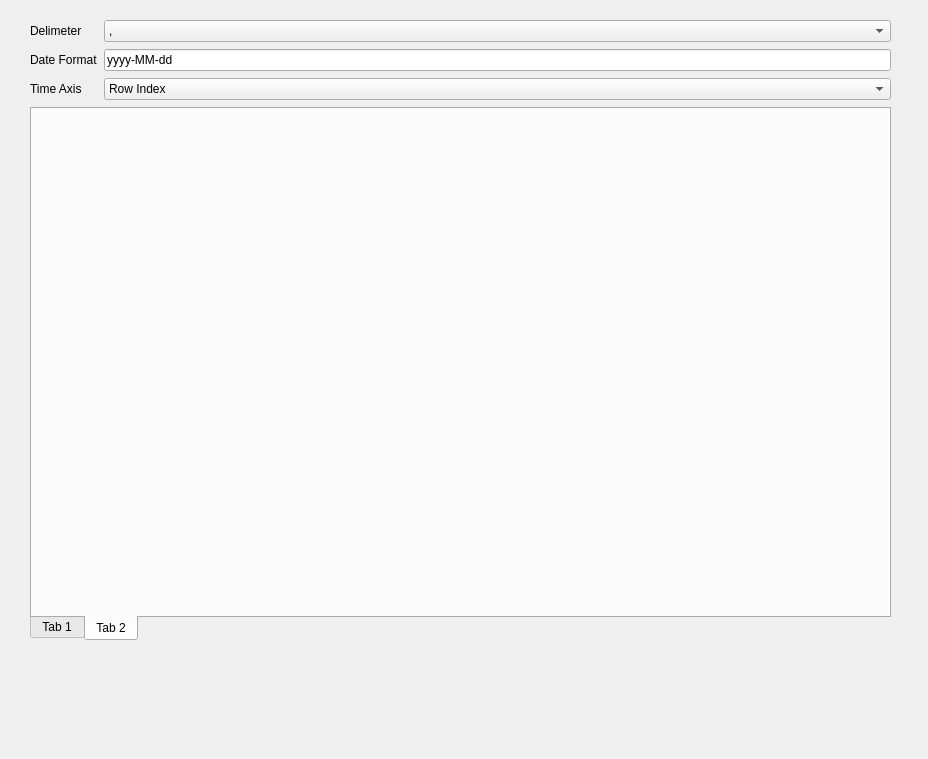
<?xml version="1.0" encoding="UTF-8"?>
<ui version="4.0">
 <class>Dialog</class>
 <widget class="QDialog" name="Dialog">
  <property name="geometry">
   <rect>
    <x>0</x>
    <y>0</y>
    <width>928</width>
    <height>759</height>
   </rect>
  </property>
  <property name="windowTitle">
   <string>Dialog</string>
  </property>
  <widget class="QWidget" name="gridLayoutWidget">
   <property name="geometry">
    <rect>
     <x>30</x>
     <y>20</y>
     <width>861</width>
     <height>621</height>
    </rect>
   </property>
   <layout class="QGridLayout" name="gridLayout">
    <property name="verticalSpacing">
     <number>7</number>
    </property>
    <item row="1" column="1">
     <widget class="QLineEdit" name="lineEdit_2">
      <property name="text">
       <string>yyyy-MM-dd</string>
      </property>
     </widget>
    </item>
    <item row="0" column="0">
     <widget class="QLabel" name="label_4">
      <property name="text">
       <string>Delimeter</string>
      </property>
     </widget>
    </item>
    <item row="0" column="1">
     <widget class="QComboBox" name="comboBox_3">
      <item>
       <property name="text">
        <string>,</string>
       </property>
      </item>
      <item>
       <property name="text">
        <string>\t</string>
       </property>
      </item>
      <item>
       <property name="text">
        <string>space</string>
       </property>
      </item>
     </widget>
    </item>
    <item row="1" column="0">
     <widget class="QLabel" name="label_6">
      <property name="text">
       <string>Date Format</string>
      </property>
     </widget>
    </item>
    <item row="2" column="0">
     <widget class="QLabel" name="label_5">
      <property name="text">
       <string>Time Axis</string>
      </property>
     </widget>
    </item>
    <item row="2" column="1">
     <widget class="QComboBox" name="comboBox_4">
      <item>
       <property name="text">
        <string>Row Index</string>
       </property>
      </item>
     </widget>
    </item>
    <item row="3" column="0" colspan="2">
     <widget class="QTabWidget" name="tabWidget">
      <property name="tabPosition">
       <enum>QTabWidget::South</enum>
      </property>
      <property name="tabShape">
       <enum>QTabWidget::Rounded</enum>
      </property>
      <property name="currentIndex">
       <number>1</number>
      </property>
      <property name="elideMode">
       <enum>Qt::ElideMiddle</enum>
      </property>
      <widget class="QWidget" name="tab">
       <attribute name="title">
        <string>Tab 1</string>
       </attribute>
      </widget>
      <widget class="QWidget" name="tab_2">
       <attribute name="title">
        <string>Tab 2</string>
       </attribute>
      </widget>
     </widget>
    </item>
   </layout>
  </widget>
 </widget>
 <resources/>
 <connections/>
</ui>
